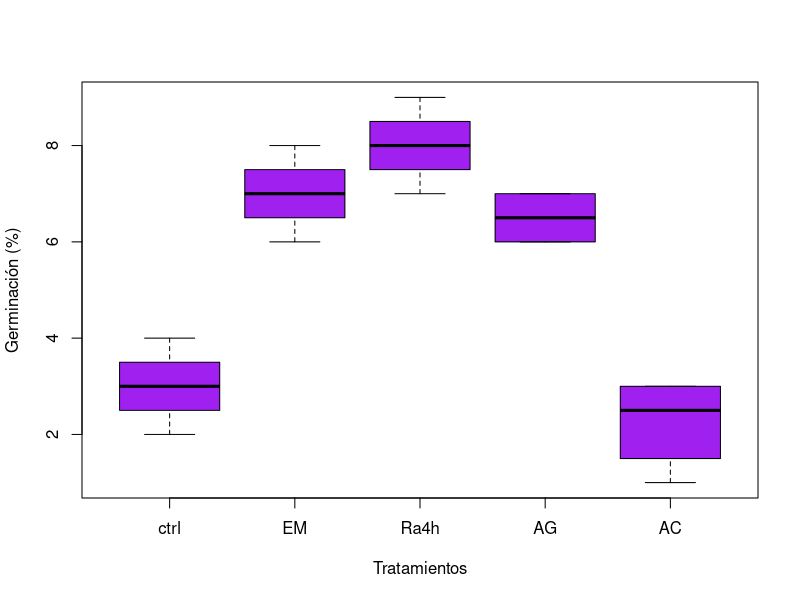
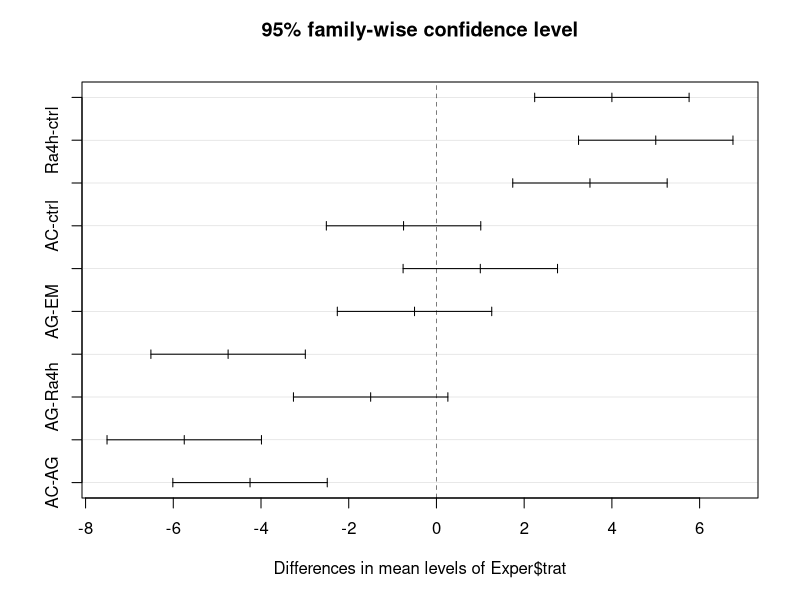

The R source for these figures, in order:
# Andy Abril Ramos Villa
# 2026333
# 08/05/2024



# Ingresar datos ----------------------------------------------------------

# Ingresar datos del diseño aleatorio
# 5 tratamientos germinativos
# 4 repeticiones cada tratamiento


germ <- c(3, 3, 4, 2, 7, 8, 7, 6, 8, 9, 8, 7,
          6, 7, 7, 6, 3, 2, 1, 3)
trat <- gl(5, 4, 20, labels = c ("ctrl", "EM", "Ra4h",
           "AG", "AC"))

Exper <- data.frame(trat, germ)

boxplot(Exper$germ ~ Exper$trat, col= "purple",
         xlab = "Tratamientos", ylab = "Germinación (%)")

# Revisar normalidad
shapiro.test(Exper$germ)

# Revisa la igualdad de varianzas
bartlett.test(Exper$germ, Exper$trat)

med.trat <- tapply(Exper$germ, Exper$trat, mean)
med.trat

# Media general
MG<- mean(Exper$germ)

var.trat <- tapply(Exper$germ, Exper$trat, var)
var.trat

Exper$SC <- (Exper$germ - MG) ^2

# Suma de cuadrados del experimento SCTotal
SCtot <- sum(Exper$SC)


# Suma de cuadrados del tratamiento SCTrat
SCtrat <- sum((med.trat-MG)^2*4)
SCtrat

# Suma cuadrado del error
SCtot - SCtrat

SCtrat/4
9.7/15

26.2/0.64


# ANOVA usando función aov

Exp.aov <- aov(Exper$germ ~ Exper$trat)

# Existen diferencias entre los trat de germ
# Por lo tanto, aplicaremos una prueba de Tukey

TukeyHSD(Exp.aov)
plot(TukeyHSD(Exp.aov))
